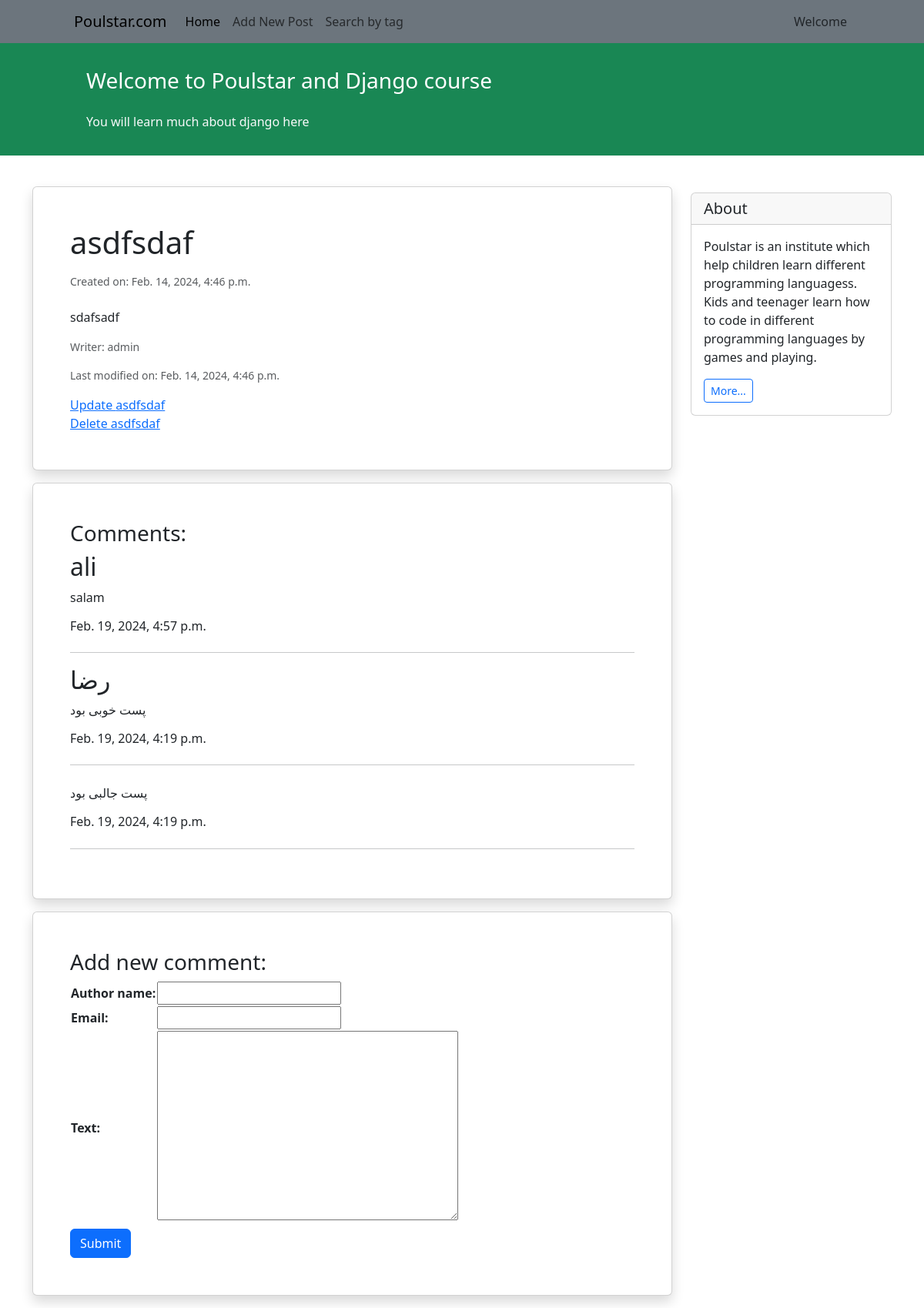
/detail/22/, run on the app's committed database.
### blog/models.py (models this page shows, shortened)
class BlogPost(models.Model):
    STATUS_CHOICES = (
        ('p', 'published'),
        ('d', 'draft'),
    )
    title = models.CharField(max_length=100)
    text = models.TextField()
    datetime_created = models.DateTimeField(auto_now_add=True)
    datetime_modified = models.DateTimeField(auto_now=True)
    status = models.CharField(max_length=1, choices=STATUS_CHOICES)
    author = models.ForeignKey('auth.User', on_delete=models.CASCADE)
    tag = models.CharField(max_length=100, default='original')

class Comment(models.Model):
    author_name =models.CharField(max_length=100, blank=True)
    email = models.EmailField(blank=True)
    text = models.TextField()
    datetime_created = models.DateTimeField(auto_now_add=True)
    post = models.ForeignKey(to=BlogPost, on_delete=models.CASCADE)
    status = models.BooleanField(default=False)

### blog/views.py (the view, shortened to what this page needs)
# urls.py: path('detail/<int:pk>/', views.detail, name='detail'),
def detail(request, pk):
    post = get_object_or_404(BlogPost, pk=pk)
    comments = Comment.objects.filter(post=post, status=True).order_by('-datetime_created')
    form = CommentForm()
    context = {
        'post': post,
        'comments': comments,
        'form': form,
    }
    return render(request, 'post_detail.html', context)

### blog/forms.py
class CommentForm(ModelForm):
    class Meta:
        model = Comment
        fields = ['author_name', 'email', 'text']

### blog/templates/post_detail.html (shortened to what this page needs)
{% extends "base.html" %}
{% block content %}
<div class="card shadow my-3 p-5">
    <h1> {{ post.title }} </h1>
    <p class="small text-muted mt-2">Created on: {{ post.datetime_created }}</p>
    <p class="mt-2" style="text-align: justify">
        {{ post.text }}
    </p>
    <p class="small text-muted">Writer: {{ post.author }}</p>
    <p class="small text-muted mt">Last modified on: {{ post.datetime_modified }}</p>
    <a href="{% url 'update' post.id %}">Update {{ post.title }}</a>
    <a href="{% url 'delete' post.id %}">Delete {{ post.title }}</a>
</div>
<div class="card shadow my-3 p-5">
    <h3>Comments:</h3>
    {% if comments %}
        {% for comment in comments %}
        {% if comment.status %}
            <h2> {{ comment.author_name }} </h2>
            <p> {{ comment.text }} </p>
            <h6> {{ comment.datetime_created }} </h6>
            <hr>
        {% endif %}
        {% endfor %}
    {% else %}
        Comments will be shown here ...
    {% endif %}
</div>
<div class="card shadow my-3 p-5">
    <h3>Add new comment:</h3>
    <form method="POST">
        <table>
            {{ form.as_table }}
        </table>
        <button type="submit" class="btn btn-primary mt-1">Submit</button>
    </form>
</div>
{% endblock content %}

### data on the page
BlogPost: title "asdfsdaf", datetime_created "Feb. 14, 2024, 4:46 p.m.", text "sdafsadf", author "admin", datetime_modified "Feb. 14, 2024, 4:46 p.m."
Comment: author_name "ali", text "salam", datetime_created "Feb. 19, 2024, 4:57 p.m."
Comment: author_name "رضا", text "پست خوبی بود", datetime_created "Feb. 19, 2024, 4:19 p.m."
Comment: text "پست جالبی بود", datetime_created "Feb. 19, 2024, 4:19 p.m."
